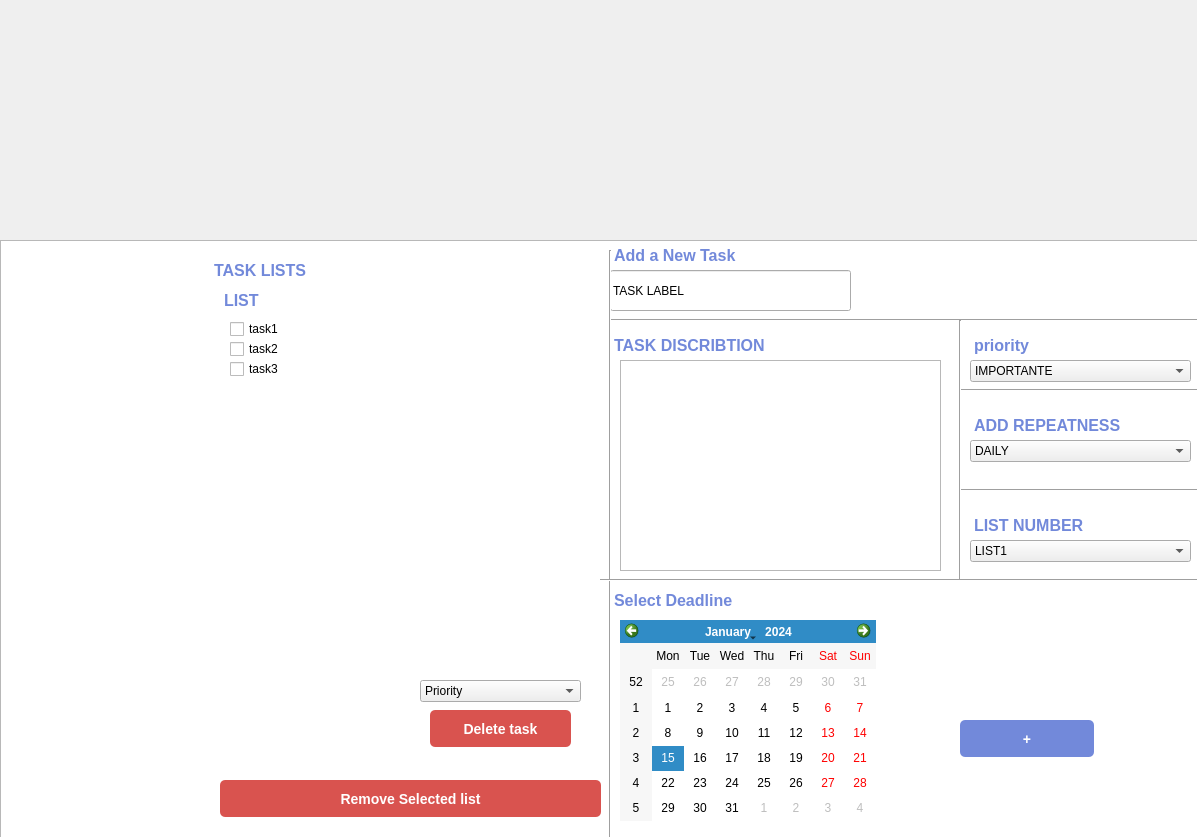
<?xml version="1.0" encoding="UTF-8"?>
<ui version="4.0">
 <class>Form</class>
 <widget class="QWidget" name="Form">
  <property name="geometry">
   <rect>
    <x>0</x>
    <y>0</y>
    <width>1197</width>
    <height>837</height>
   </rect>
  </property>
  <property name="windowTitle">
   <string>Form</string>
  </property>
  <widget class="QListView" name="listView">
   <property name="geometry">
    <rect>
     <x>0</x>
     <y>240</y>
     <width>1201</width>
     <height>651</height>
    </rect>
   </property>
  </widget>
  <widget class="QLabel" name="inputLabel">
   <property name="geometry">
    <rect>
     <x>610</x>
     <y>230</y>
     <width>161</width>
     <height>60</height>
    </rect>
   </property>
   <property name="styleSheet">
    <string>
           font-size: 16px;
           font-weight: bold;
           margin-bottom: 10px;
           color: #7289da;
          </string>
   </property>
   <property name="text">
    <string>Add a New Task</string>
   </property>
  </widget>
  <widget class="QLineEdit" name="lineEdit">
   <property name="geometry">
    <rect>
     <x>610</x>
     <y>270</y>
     <width>241</width>
     <height>41</height>
    </rect>
   </property>
   <property name="text">
    <string>TASK LABEL</string>
   </property>
  </widget>
  <widget class="QTextEdit" name="textEdit">
   <property name="geometry">
    <rect>
     <x>620</x>
     <y>360</y>
     <width>321</width>
     <height>211</height>
    </rect>
   </property>
   <property name="html">
    <string>&lt;!DOCTYPE HTML PUBLIC &quot;-//W3C//DTD HTML 4.0//EN&quot; &quot;http://www.w3.org/TR/REC-html40/strict.dtd&quot;&gt;
&lt;html&gt;&lt;head&gt;&lt;meta name=&quot;qrichtext&quot; content=&quot;1&quot; /&gt;&lt;style type=&quot;text/css&quot;&gt;
p, li { white-space: pre-wrap; }
&lt;/style&gt;&lt;/head&gt;&lt;body style=&quot; font-family:'MS Shell Dlg 2'; font-size:8.25pt; font-weight:400; font-style:normal;&quot;&gt;
&lt;p align=&quot;center&quot; style=&quot;-qt-paragraph-type:empty; margin-top:0px; margin-bottom:0px; margin-left:0px; margin-right:0px; -qt-block-indent:0; text-indent:0px;&quot;&gt;&lt;br /&gt;&lt;/p&gt;&lt;/body&gt;&lt;/html&gt;</string>
   </property>
  </widget>
  <widget class="QCalendarWidget" name="calendarWidget">
   <property name="geometry">
    <rect>
     <x>620</x>
     <y>620</y>
     <width>256</width>
     <height>201</height>
    </rect>
   </property>
   <property name="styleSheet">
    <string notr="true">background-image: url(:/imge/Ai7sV3SSMIQ.jpg);
background-image: url(:/imge/Study_and_knowledge_concept.jpg);</string>
   </property>
  </widget>
  <widget class="Line" name="line_2">
   <property name="geometry">
    <rect>
     <x>610</x>
     <y>310</y>
     <width>611</width>
     <height>21</height>
    </rect>
   </property>
   <property name="orientation">
    <enum>Qt::Horizontal</enum>
   </property>
  </widget>
  <widget class="QLabel" name="deadlineLabel">
   <property name="geometry">
    <rect>
     <x>610</x>
     <y>570</y>
     <width>141</width>
     <height>71</height>
    </rect>
   </property>
   <property name="styleSheet">
    <string notr="true">
           font-size: 16px;
           font-weight: bold;
           margin-bottom: 10px;
           color: #7289da;
          </string>
   </property>
   <property name="text">
    <string>Select Deadline</string>
   </property>
  </widget>
  <widget class="QComboBox" name="comboBox">
   <property name="geometry">
    <rect>
     <x>970</x>
     <y>360</y>
     <width>221</width>
     <height>22</height>
    </rect>
   </property>
   <item>
    <property name="text">
     <string>IMPORTANTE</string>
    </property>
   </item>
   <item>
    <property name="text">
     <string>NOT IMPORTANTE</string>
    </property>
   </item>
  </widget>
  <widget class="QLabel" name="inputLabel_2">
   <property name="geometry">
    <rect>
     <x>610</x>
     <y>320</y>
     <width>171</width>
     <height>60</height>
    </rect>
   </property>
   <property name="styleSheet">
    <string>
           font-size: 16px;
           font-weight: bold;
           margin-bottom: 10px;
           color: #7289da;
          </string>
   </property>
   <property name="text">
    <string>TASK DISCRIBTION</string>
   </property>
  </widget>
  <widget class="QLabel" name="inputLabel_3">
   <property name="geometry">
    <rect>
     <x>970</x>
     <y>320</y>
     <width>171</width>
     <height>60</height>
    </rect>
   </property>
   <property name="styleSheet">
    <string>
           font-size: 16px;
           font-weight: bold;
           margin-bottom: 10px;
           color: #7289da;
          </string>
   </property>
   <property name="text">
    <string>priority</string>
   </property>
  </widget>
  <widget class="QLabel" name="inputLabel_4">
   <property name="geometry">
    <rect>
     <x>970</x>
     <y>400</y>
     <width>171</width>
     <height>60</height>
    </rect>
   </property>
   <property name="styleSheet">
    <string>
           font-size: 16px;
           font-weight: bold;
           margin-bottom: 10px;
           color: #7289da;
          </string>
   </property>
   <property name="text">
    <string>ADD REPEATNESS</string>
   </property>
  </widget>
  <widget class="QComboBox" name="comboBox_2">
   <property name="geometry">
    <rect>
     <x>970</x>
     <y>440</y>
     <width>221</width>
     <height>22</height>
    </rect>
   </property>
   <item>
    <property name="text">
     <string>DAILY</string>
    </property>
   </item>
   <item>
    <property name="text">
     <string>WEEKLY</string>
    </property>
   </item>
   <item>
    <property name="text">
     <string>YEARLY</string>
    </property>
   </item>
  </widget>
  <widget class="Line" name="line_3">
   <property name="geometry">
    <rect>
     <x>960</x>
     <y>380</y>
     <width>241</width>
     <height>20</height>
    </rect>
   </property>
   <property name="orientation">
    <enum>Qt::Horizontal</enum>
   </property>
  </widget>
  <widget class="QPushButton" name="addTaskButton">
   <property name="geometry">
    <rect>
     <x>960</x>
     <y>720</y>
     <width>134</width>
     <height>37</height>
    </rect>
   </property>
   <property name="styleSheet">
    <string>
           background-color: #7289da;
           color: #ffffff;
           padding: 10px;
           border-radius: 5px;
           font-size: 14px;
           font-weight: bold;
          </string>
   </property>
   <property name="text">
    <string>+</string>
   </property>
  </widget>
  <widget class="Line" name="line_4">
   <property name="geometry">
    <rect>
     <x>600</x>
     <y>250</y>
     <width>20</width>
     <height>621</height>
    </rect>
   </property>
   <property name="orientation">
    <enum>Qt::Vertical</enum>
   </property>
  </widget>
  <widget class="QComboBox" name="comboBox_3">
   <property name="geometry">
    <rect>
     <x>970</x>
     <y>540</y>
     <width>221</width>
     <height>22</height>
    </rect>
   </property>
   <item>
    <property name="text">
     <string>LIST1</string>
    </property>
   </item>
   <item>
    <property name="text">
     <string>LIST2</string>
    </property>
   </item>
   <item>
    <property name="text">
     <string>LIST3</string>
    </property>
   </item>
  </widget>
  <widget class="Line" name="line_5">
   <property name="geometry">
    <rect>
     <x>960</x>
     <y>480</y>
     <width>241</width>
     <height>20</height>
    </rect>
   </property>
   <property name="orientation">
    <enum>Qt::Horizontal</enum>
   </property>
  </widget>
  <widget class="QLabel" name="inputLabel_6">
   <property name="geometry">
    <rect>
     <x>970</x>
     <y>500</y>
     <width>171</width>
     <height>60</height>
    </rect>
   </property>
   <property name="styleSheet">
    <string>
           font-size: 16px;
           font-weight: bold;
           margin-bottom: 10px;
           color: #7289da;
          </string>
   </property>
   <property name="text">
    <string>LIST NUMBER</string>
   </property>
  </widget>
  <widget class="Line" name="line_6">
   <property name="geometry">
    <rect>
     <x>950</x>
     <y>320</y>
     <width>20</width>
     <height>261</height>
    </rect>
   </property>
   <property name="orientation">
    <enum>Qt::Vertical</enum>
   </property>
  </widget>
  <widget class="Line" name="line_7">
   <property name="geometry">
    <rect>
     <x>600</x>
     <y>570</y>
     <width>1001</width>
     <height>21</height>
    </rect>
   </property>
   <property name="orientation">
    <enum>Qt::Horizontal</enum>
   </property>
  </widget>
  <widget class="QWidget" name="widget" native="true">
   <property name="geometry">
    <rect>
     <x>220</x>
     <y>290</y>
     <width>361</width>
     <height>471</height>
    </rect>
   </property>
   <widget class="QCheckBox" name="checkBox_2">
    <property name="geometry">
     <rect>
      <x>10</x>
      <y>50</y>
      <width>64</width>
      <height>18</height>
     </rect>
    </property>
    <property name="text">
     <string>task2</string>
    </property>
   </widget>
   <widget class="QCheckBox" name="checkBox">
    <property name="geometry">
     <rect>
      <x>10</x>
      <y>30</y>
      <width>64</width>
      <height>18</height>
     </rect>
    </property>
    <property name="text">
     <string>task1</string>
    </property>
   </widget>
   <widget class="QCheckBox" name="checkBox_3">
    <property name="geometry">
     <rect>
      <x>10</x>
      <y>70</y>
      <width>64</width>
      <height>18</height>
     </rect>
    </property>
    <property name="text">
     <string>task3</string>
    </property>
   </widget>
   <widget class="QComboBox" name="comboBox_4">
    <property name="geometry">
     <rect>
      <x>200</x>
      <y>390</y>
      <width>161</width>
      <height>22</height>
     </rect>
    </property>
    <item>
     <property name="text">
      <string>Priority</string>
     </property>
    </item>
    <item>
     <property name="text">
      <string>Deadline</string>
     </property>
    </item>
   </widget>
   <widget class="QLabel" name="inputLabel_7">
    <property name="geometry">
     <rect>
      <x>0</x>
      <y>0</y>
      <width>161</width>
      <height>31</height>
     </rect>
    </property>
    <property name="styleSheet">
     <string>
           font-size: 16px;
           font-weight: bold;
           margin-bottom: 10px;
           color: #7289da;
          </string>
    </property>
    <property name="text">
     <string>LIST</string>
    </property>
   </widget>
   <widget class="QPushButton" name="removeTaskButton_2">
    <property name="geometry">
     <rect>
      <x>210</x>
      <y>420</y>
      <width>141</width>
      <height>37</height>
     </rect>
    </property>
    <property name="styleSheet">
     <string>
           background-color: #d9534f;
           color: #ffffff;
           padding: 10px;
           border-radius: 5px;
           font-size: 14px;
           font-weight: bold;
          </string>
    </property>
    <property name="text">
     <string>Delete task</string>
    </property>
   </widget>
  </widget>
  <widget class="QLabel" name="inputLabel_5">
   <property name="geometry">
    <rect>
     <x>210</x>
     <y>260</y>
     <width>161</width>
     <height>31</height>
    </rect>
   </property>
   <property name="styleSheet">
    <string>
           font-size: 16px;
           font-weight: bold;
           margin-bottom: 10px;
           color: #7289da;
          </string>
   </property>
   <property name="text">
    <string>TASK LISTS</string>
   </property>
  </widget>
  <widget class="QPushButton" name="removeTaskButton">
   <property name="geometry">
    <rect>
     <x>220</x>
     <y>780</y>
     <width>381</width>
     <height>37</height>
    </rect>
   </property>
   <property name="styleSheet">
    <string>
           background-color: #d9534f;
           color: #ffffff;
           padding: 10px;
           border-radius: 5px;
           font-size: 14px;
           font-weight: bold;
          </string>
   </property>
   <property name="text">
    <string>Remove Selected list</string>
   </property>
  </widget>
 </widget>
 <resources>
  <include location="D:/FACTULTY/soft ware/Project/to_do_list-master/to_do_list-master/photos/test.qrc"/>
 </resources>
 <connections/>
</ui>
